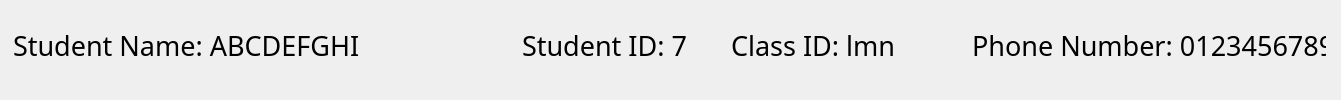
               <widget class="QWidget" name="widget_4" native="true">
                <property name="geometry">
                 <rect>
                  <x>0</x>
                  <y>0</y>
                  <width>1831</width>
                  <height>100</height>
                 </rect>
                </property>
                <property name="sizePolicy">
                 <sizepolicy hsizetype="Maximum" vsizetype="Expanding">
                  <horstretch>0</horstretch>
                  <verstretch>0</verstretch>
                 </sizepolicy>
                </property>
                <property name="minimumSize">
                 <size>
                  <width>1000</width>
                  <height>100</height>
                 </size>
                </property>
                <layout class="QHBoxLayout" name="horizontalLayout_4">
                 <property name="spacing">
                  <number>9</number>
                 </property>
                 <property name="sizeConstraint">
                  <enum>QLayout::SetMinAndMaxSize</enum>
                 </property>
                 <property name="leftMargin">
                  <number>3</number>
                 </property>
                 <property name="topMargin">
                  <number>3</number>
                 </property>
                 <item>
                  <widget class="QWidget" name="T_name" native="true">
                   <property name="sizePolicy">
                    <sizepolicy hsizetype="Fixed" vsizetype="Fixed">
                     <horstretch>0</horstretch>
                     <verstretch>0</verstretch>
                    </sizepolicy>
                   </property>
                   <property name="minimumSize">
                    <size>
                     <width>500</width>
                     <height>0</height>
                    </size>
                   </property>
                   <property name="maximumSize">
                    <size>
                     <width>300</width>
                     <height>100</height>
                    </size>
                   </property>
                   <widget class="QLabel" name="Tname">
                    <property name="geometry">
                     <rect>
                      <x>10</x>
                      <y>17</y>
                      <width>481</width>
                      <height>51</height>
                     </rect>
                    </property>
                    <property name="font">
                     <font>
                      <family>Maiandra GD</family>
                      <pointsize>20</pointsize>
                     </font>
                    </property>
                    <property name="text">
                     <string>Student Name: ABCDEFGHI</string>
                    </property>
                   </widget>
                  </widget>
                 </item>
                 <item>
                  <widget class="QWidget" name="T_ID" native="true">
                   <property name="sizePolicy">
                    <sizepolicy hsizetype="Fixed" vsizetype="Fixed">
                     <horstretch>0</horstretch>
                     <verstretch>0</verstretch>
                    </sizepolicy>
                   </property>
                   <property name="minimumSize">
                    <size>
                     <width>200</width>
                     <height>0</height>
                    </size>
                   </property>
                   <property name="maximumSize">
                    <size>
                     <width>200</width>
                     <height>100</height>
                    </size>
                   </property>
                   <widget class="QLabel" name="Tid">
                    <property name="geometry">
                     <rect>
                      <x>10</x>
                      <y>17</y>
                      <width>281</width>
                      <height>51</height>
                     </rect>
                    </property>
                    <property name="font">
                     <font>
                      <family>Maiandra GD</family>
                      <pointsize>20</pointsize>
                     </font>
                    </property>
                    <property name="text">
                     <string>Student ID: 7</string>
                    </property>
                   </widget>
                  </widget>
                 </item>
                 <item>
                  <widget class="QWidget" name="Cls_ID" native="true">
                   <property name="sizePolicy">
                    <sizepolicy hsizetype="Fixed" vsizetype="Fixed">
                     <horstretch>0</horstretch>
                     <verstretch>0</verstretch>
                    </sizepolicy>
                   </property>
                   <property name="minimumSize">
                    <size>
                     <width>225</width>
                     <height>0</height>
                    </size>
                   </property>
                   <property name="maximumSize">
                    <size>
                     <width>225</width>
                     <height>100</height>
                    </size>
                   </property>
                   <widget class="QLabel" name="Cid">
                    <property name="geometry">
                     <rect>
                      <x>10</x>
                      <y>17</y>
                      <width>351</width>
                      <height>51</height>
                     </rect>
                    </property>
                    <property name="font">
                     <font>
                      <family>Maiandra GD</family>
                      <pointsize>20</pointsize>
                     </font>
                    </property>
                    <property name="text">
                     <string>Class ID: lmn</string>
                    </property>
                   </widget>
                  </widget>
                 </item>
                 <item>
                  <widget class="QWidget" name="T_Ph" native="true">
                   <property name="sizePolicy">
                    <sizepolicy hsizetype="Fixed" vsizetype="Fixed">
                     <horstretch>0</horstretch>
                     <verstretch>0</verstretch>
                    </sizepolicy>
                   </property>
                   <property name="minimumSize">
                    <size>
                     <width>375</width>
                     <height>0</height>
                    </size>
                   </property>
                   <property name="maximumSize">
                    <size>
                     <width>300</width>
                     <height>100</height>
                    </size>
                   </property>
                   <widget class="QLabel" name="TPh">
                    <property name="geometry">
                     <rect>
                      <x>10</x>
                      <y>17</y>
                      <width>361</width>
                      <height>51</height>
                     </rect>
                    </property>
                    <property name="font">
                     <font>
                      <family>Maiandra GD</family>
                      <pointsize>20</pointsize>
                     </font>
                    </property>
                    <property name="text">
                     <string> Phone Number: 0123456789</string>
                    </property>
                   </widget>
                  </widget>
                 </item>
                </layout>
               </widget>
